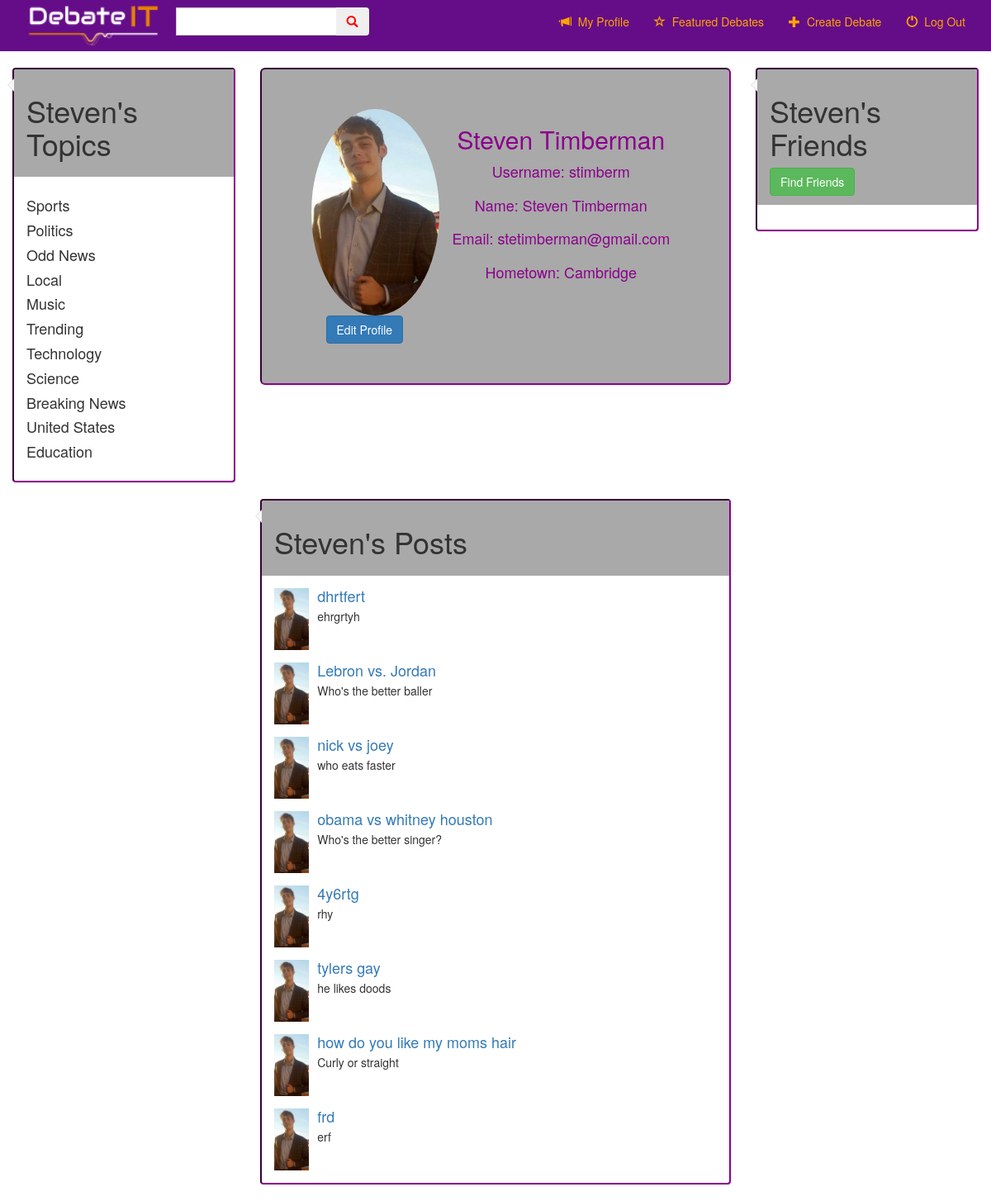
Page /debate/profile/ (signed in) on the committed database.
### debate/models.py (models this page shows, shortened)
class UserProfile(models.Model):
    user = models.OneToOneField(User, on_delete=models.CASCADE)
    timestamp = models.DateTimeField(auto_now=True)
    city = models.CharField(max_length=40, null=True)
    email = models.EmailField(max_length=60, null=True)
    image = models.ImageField(upload_to='profile_image', blank=True)
    TOPIC_CHOICES = (('Sports', 'Sports'),
                     ('Politics', 'Politics'),
                     ('Entertainment', 'Entertainment'),
                     ('Fashion', 'Fashion'),
                     ('Odd News', 'Odd News'),
                     ('Local', 'Local'),
                     ('International', 'International'),
                     ('Music', 'Music'),
                     ('Trending', 'Trending'),
                     ('Technology', 'Technology'),
                     ('Science', 'Science'),
                     ('Business', 'Business'),
                     ('Finance', 'Finance'),
                     ('Television', 'Television'),
                     ('Movies', 'Movies'),
                     ('Celebrities', 'Celebrities'),
                     ('Social Media', 'Social Media'),
                     ('Food', 'Food'),
                     ('Health', 'Health'),
                     ('Nature', 'Nature'),
                     ('Kids', 'Kids'),
                     ('Breaking News', 'Breaking News'),
                     ('Travel', 'Travel'),
                     ('Substances', 'Substances'),
                     ('United States', 'United States'),
                     ('Andimals', 'Animals'),
                     ('Art', 'Art'),
                     ('Education', 'Education'),
                     ('Employment', 'Employment'),
                     ('Brands', 'Brands')
                     )
    favorite_topics = MultiSelectField(choices=TOPIC_CHOICES, default=(('Odd News', 'Odd News')))

class DebateTopic(models.Model):
    topic = models.CharField(max_length=150)
    description = models.CharField(max_length=350)
    timestamp = models.DateTimeField(auto_now_add=True)
    photo = models.ImageField(blank=True)
    article_URL = models.URLField(blank=True, null=True)
    user = models.ForeignKey(User)
    TOPIC_CHOICES = (('Sports', 'Sports'),
                     ('Politics', 'Politics'),
                     ('Entertainment', 'Entertainment'),
                     ('Fashion', 'Fashion'),
                     ('Odd News', 'Odd News'),
                     ('Local', 'Local'),
                     ('International', 'International'),
                     ('Music', 'Music'),
                     ('Trending', 'Trending'),
                     ('Technology', 'Technology'),
                     ('Science', 'Science'),
                     ('Business', 'Business'),
                     ('Finance', 'Finance'),
                     ('Television', 'Television'),
                     ('Movies', 'Movies'),
                     ('Celebrities', 'Celebrities'),
                     ('Social Media', 'Social Media'),
                     ('Food', 'Food'),
                     ('Health', 'Health'),
                     ('Nature', 'Nature'),
                     ('Kids', 'Kids'),
                     ('Breaking News', 'Breaking News'),
                     ('Travel', 'Travel'),
                     ('Substances', 'Substances'),
                     ('United States', 'United States'),
                     ('Andimals', 'Animals'),
                     ('Art', 'Art'),
                     ('Education', 'Education'),
                     ('Employment', 'Employment'),
                     ('Brands', 'Brands')
                     )
    tags = MultiSelectField(choices=TOPIC_CHOICES, default=(('Odd News', 'Odd News')))

### debate/views.py (the view)
# urls.py: url(r'^profile/(?P<pk>\d+)/$', views.ProfileView.as_view(), name='profile_with_pk'),
class ProfileView(generic.TemplateView):
    template_name = "debate/profile.html"
    def get(self, request, **kwargs):
        task_id = self.kwargs.get('pk', None)
        if task_id:
            user = User.objects.get(pk=task_id)
        else:
            user = request.user
        user_debates = user.debatetopic_set.all()
        get_friends = Friend.objects.friends(request.user)
        args = {'user' : user,  'user_debates': user_debates, "get_friends" : get_friends}
        return render(request, self.template_name, args)

### debate/templates/debate/profile.html (shortened to what this page needs)
{% extends 'debate/base.html' %}
{% load static %}
{% block body %}
    <div class="container-fluid">
        <div class="row">
            <div class="col-md-3">
                <div class="panel ">
                    <div class="panel-heading" id="profile-panel-heading">
                        <h1>{{ user.first_name }}'s Topics</h1>
                    </div>
                    <div class="panel-body">
                       {% for top in user.userprofile.favorite_topics %}
                           <h4>{{ top }}</h4>
                       {% endfor %}
                    </div>
                </div>
            </div>
            <div class="col-md-6">
                    <div class="jumbotron" id="profile-head">
                        <div class="row">
                            <div class="col-md-4">
                                {% if user.userprofile.image %}
                                    <div ><img id="profile-img" class="media-object img-circle" src="{{ user.userprofile.image.url }}"></div>
                                {% else %}
                                    <div class="thumbnail" id="profile-img"><img class="media-object" src="{% static 'debate/images/debate_it_person.png' %}"></div>
                                {% endif %}
                                <a href="/debate/profile/edit" class="btn btn-primary" role="button">Edit Profile</a>
                            </div>
                            <div class="col-md-8">
                                <h2 class="color-head" id="prof-name">{{ user.first_name }} {{ user.last_name }}</h2>
                                <p id="prof_det">Username: {{ user }}</p>
                                <p id="prof_det">Name: {{ user.first_name }} {{ user.last_name }}</p>
                                <p id="prof_det">Email: {{ user.email }}</p>
                                <p id="prof_det">Hometown: {{ user.userprofile.city }}</p>
                            </div>
                        </div>
                    </div>
            </div>
            <div class="col-md-3">
                <div class="panel">
                    <div class="panel-heading" id="profile-panel-heading">
                        <h1>{{ user.first_name }}'s Friends</h1>
                        <a href="/debate/find_friends/" class="btn btn-success" role="button">Find Friends</a>
                    </div>
                    <div class="panel-body">
                    </div>
                </div>
            </div>
        </div>
        <div class="row">
            <div class="col-md-6 col-md-offset-3">
                <div class="panel">
                    <div class="panel-heading" id="profile-panel-heading"><h1>{{ user.first_name }}'s Posts</h1></div>
                    <div class="panel-body">
                        {% for user_debate in user_debates %}
                            <div class="media">
                                <div class="media-left">
                                    <a href="/debate/profile/{{ user.id }}"><img class="media-object" src="{{ user.userprofile.image.url }}"></a>
                                </div>
                                <div class="media-body">
                                    <a href="/debate/{{ user_debate.id }}"><h4 class="media-heading">{{ user_debate.topic }}</h4></a>
                                    <p class="media-heading">{{ user_debate.description }}</p>
                                </div>
                            </div>
                        {% endfor %}
                    </div>
                </div>
            </div>
        </div>
    </div>
{% endblock %}

### debate/templates/debate/base.html (shortened to what this page needs)
<!DOCTYPE html>
<html lang="en">
<head>
    {% load staticfiles %}
    <link rel="stylesheet" href="https://maxcdn.bootstrapcdn.com/bootstrap/3.3.7/css/bootstrap.min.css">
    <link rel="stylesheet"  href="{% static 'debate/css/style.css' %}"/>
</head>
<body>
    <nav class="navbar" id="navbarAll">
        <div class="container-fluid">
            <div class="navbar-header">
                {% if user.is_authenticated %}
                    <a class="navbar-brand" href="{%  url 'debate:index' %}">
                        <a href="{%  url 'debate:login' %}">
                            <img class="deb-im" src="{% static 'debate/images/debate_it_words_white.png' %}" height="60px"/>
                        </a>
                    </a>
                {% else %}
                <a href="{%  url 'debate:login' %}"><img class="deb-im" src="{% static 'debate/images/debate_it_words_white.png' %}" height="50px"/></a>
                {% endif %}
            </div>
            <div class="collapse navbar-collapse" id="topNavBar">
                {% if user.is_authenticated %}
                <div class="navbar-form navbar-left" role="search" method="get" action="#">
                    <div class="form-group">
                        <div class="input-group pull-right">
                            <input type="text" class="form-control" id="search" name="search" value=""/>
                            <div class="input-group-btn">
                                <button type="submit" class="btn"><div class="glyphicon glyphicon-search"></div> </button>
                            </div>
                        </div>
                    </div>
                </div>
                <ul class="nav navbar-nav navbar-right" id="navi">
                    <li class="">
                        <a href="{%  url 'debate:profile' %}" class="color-me">
                            <span class="glyphicon glyphicon-bullhorn" aria-hidden="true"></span>&nbsp; My Profile
                        </a>
                    </li>
                    <li class="">
                        <a href="{%  url 'debate:index' %}" class="color-me">
                            <span class="glyphicon glyphicon-star-empty" aria-hidden="true"></span>&nbsp; Featured Debates
                        </a>
                    </li>
                    <li class="" id="create-debate-nav">
                        <a href="{% url 'debate:debate-topic-add' %}" class="color-me" data-toggle="modal" data-target="#create-debate-modal">
                            <span class="glyphicon glyphicon-plus" aria-hidden="true"></span>&nbsp; Create Debate
                        </a>
                    </li>
                    <li class="">
                        <a href="{% url 'debate:logout' %}" class="color-me">
                            <span class="glyphicon glyphicon-off" aria-hidden="true"></span>&nbsp; Log Out
                        </a>
                    </li>
                </ul>
                {% endif %}
            </div>
        </div>
    </nav>
{% block body %}
{% endblock %}
</body>
</html>

### debate/static/debate/css/style.css (style rules this page uses)
body { background-color: white; }
.deb-im { size: 20px; }
.input-group-btn { color:red; }
#navi { color: green; }
.color-me { color: orange; }
#profile-head { background-color: darkgray; color: darkmagenta; text-align: center; border: inset; border-color: darkmagenta; border-width: 2px; }
#profile-panel-heading { background: darkgray; }
.panel { border: inset; border-color: darkmagenta; border-width: 2px; }
.media-object { height: 75px; }
#prof_det { font-size: large; text-align: center; }
.navbar { border-radius: 0; }
.navbar-brand { font-family: 'Syncopate', cursive; color : white; }
#navbarAll { background-color: #650d88; }
#profile-img { padding: 0px; width: 155px; height: 250px; }
.panel { position:relative; }
.panel>.panel-heading:after,.panel>.panel-heading:before { position:absolute; top:11px;left:-16px; right:100%; width:0; height:0; display:block; content:" "; border-color:transparent; border-style:solid solid outset; pointer-events:none; }
.panel>.panel-heading:after { border-width:7px; border-right-color:#f7f7f7; margin-top:1px; margin-left:2px; }
.panel>.panel-heading:before { border-right-color:#ddd; border-width:8px; }

### rows in the picture
DebateTopic: userprofile.image (picture), topic "dhrtfert", description "ehrgrtyh"
DebateTopic: userprofile.image (picture), topic "Lebron vs. Jordan", description "Who's the better baller"
DebateTopic: userprofile.image (picture), topic "nick vs joey", description "who eats faster"
DebateTopic: userprofile.image (picture), topic "obama vs whitney houston", description "Who's the better singer?"
DebateTopic: userprofile.image (picture), topic "4y6rtg", description "rhy"
DebateTopic: userprofile.image (picture), topic "tylers gay", description "he likes doods"
DebateTopic: userprofile.image (picture), topic "how do you like my moms hair", description "Curly or straight"
DebateTopic: userprofile.image (picture), topic "frd", description "erf"

### other values in the picture
{{ user.first_name }} "Steven"
{{ top }} "Sports" "Politics" "Odd News" "Local" "Music" "Trending" "Technology" "Science" "Breaking News" "United States" "Education"
{{ user.last_name }} "Timberman"
{{ user }} "stimberm"
{{ user.email }} "stetimberman@gmail.com"
{{ user.userprofile.city }} "Cambridge"
